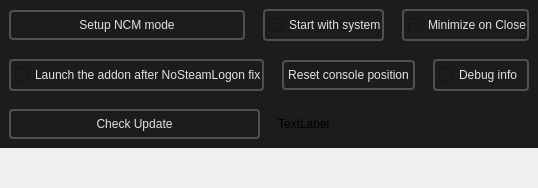
     <widget class="QWidget" name="onter_preferences_tab">
      <attribute name="title">
       <string>Other</string>
      </attribute>
      <layout class="QVBoxLayout" name="verticalLayout_4">
       <property name="spacing">
        <number>0</number>
       </property>
       <property name="leftMargin">
        <number>0</number>
       </property>
       <property name="topMargin">
        <number>0</number>
       </property>
       <property name="rightMargin">
        <number>0</number>
       </property>
       <property name="bottomMargin">
        <number>0</number>
       </property>
       <item>
        <widget class="QFrame" name="frame_11">
         <property name="styleSheet">
          <string notr="true">background-color: #1C1C1C;</string>
         </property>
         <property name="frameShape">
          <enum>QFrame::Shape::NoFrame</enum>
         </property>
         <property name="frameShadow">
          <enum>QFrame::Shadow::Raised</enum>
         </property>
         <layout class="QHBoxLayout" name="horizontalLayout_10">
          <property name="spacing">
           <number>18</number>
          </property>
          <property name="leftMargin">
           <number>9</number>
          </property>
          <property name="topMargin">
           <number>9</number>
          </property>
          <property name="rightMargin">
           <number>9</number>
          </property>
          <property name="bottomMargin">
           <number>9</number>
          </property>
          <item>
           <widget class="QPushButton" name="setup_ncm_mode">
            <property name="styleSheet">
             <string notr="true">    QLabel {
        font-family: Sergo UI;
        color: #9D9D9D;
    }

    /* QPushButton default and hover styles */
    QPushButton {

        font: 600 10pt &quot;Segoe UI&quot;;
	

        border: 2px solid black;
        border-radius: 4px;
        border-color: rgba(80, 80, 80, 255);
        height:22px;
        padding-top: 2px;
        padding-bottom:2px;
        padding-left: 4px;
        padding-right: 4px;
        color: #E3E3E3;
        background-color: #1C1C1C;
    }
    QPushButton:hover {
        background-color: #414956;
        color: white;
    }
    QPushButton:pressed {
        background-color: red;
        background-color: #1C1C1C;
        margin: 1 px;
        margin-left: 2px;
        margin-right: 2px;

    }</string>
            </property>
            <property name="text">
             <string>Setup NCM mode</string>
            </property>
           </widget>
          </item>
          <item>
           <layout class="QHBoxLayout" name="horizontalLayout_19">
            <item>
             <widget class="QCheckBox" name="checkBox_start_with_system">
              <property name="enabled">
               <bool>true</bool>
              </property>
              <property name="minimumSize">
               <size>
                <width>96</width>
                <height>32</height>
               </size>
              </property>
              <property name="layoutDirection">
               <enum>Qt::LayoutDirection::LeftToRight</enum>
              </property>
              <property name="styleSheet">
               <string notr="true">QCheckBox {
    font: 580 10pt &quot;Segoe UI&quot;;
    border: 2px solid black;
    border-radius: 4px;
    border-color: rgba(80, 80, 80, 255);
    height:18px;
    padding-top: 2px;
    padding-bottom:2px;
    color: #E3E3E3;
    background-color: #1C1C1C;
    padding-left: 4px;
}

QCheckBox::indicator:unchecked {
    image: url(://icons/check_box_outline_blank_16dp_9D9D9D_FILL0_wght400_GRAD0_opsz20.svg);
}

QCheckBox::indicator:checked {
    image: url(://icons/select_check_box_16dp_9D9D9D_FILL0_wght400_GRAD0_opsz20.svg);
}

/* -------------------------- */


QCheckBox:hover {
    background-color: #414956;
    color: white;
}</string>
              </property>
              <property name="text">
               <string>Start with system</string>
              </property>
              <property name="tristate">
               <bool>false</bool>
              </property>
             </widget>
            </item>
            <item>
             <widget class="QCheckBox" name="checkBox_close_to_tray">
              <property name="enabled">
               <bool>true</bool>
              </property>
              <property name="minimumSize">
               <size>
                <width>96</width>
                <height>32</height>
               </size>
              </property>
              <property name="layoutDirection">
               <enum>Qt::LayoutDirection::LeftToRight</enum>
              </property>
              <property name="styleSheet">
               <string notr="true">QCheckBox {
    font: 580 10pt &quot;Segoe UI&quot;;
    border: 2px solid black;
    border-radius: 4px;
    border-color: rgba(80, 80, 80, 255);
    height:18px;
    padding-top: 2px;
    padding-bottom:2px;
    color: #E3E3E3;
    background-color: #1C1C1C;
    padding-left: 4px;
}

QCheckBox::indicator:unchecked {
    image: url(://icons/check_box_outline_blank_16dp_9D9D9D_FILL0_wght400_GRAD0_opsz20.svg);
}

QCheckBox::indicator:checked {
    image: url(://icons/select_check_box_16dp_9D9D9D_FILL0_wght400_GRAD0_opsz20.svg);
}

/* -------------------------- */


QCheckBox:hover {
    background-color: #414956;
    color: white;
}</string>
              </property>
              <property name="text">
               <string>Minimize on Close</string>
              </property>
              <property name="tristate">
               <bool>false</bool>
              </property>
             </widget>
            </item>
           </layout>
          </item>
         </layout>
        </widget>
       </item>
       <item>
        <widget class="QFrame" name="frame_17">
         <property name="styleSheet">
          <string notr="true">background-color: #1C1C1C;</string>
         </property>
         <property name="frameShape">
          <enum>QFrame::Shape::NoFrame</enum>
         </property>
         <property name="frameShadow">
          <enum>QFrame::Shadow::Raised</enum>
         </property>
         <layout class="QHBoxLayout" name="horizontalLayout_18">
          <property name="spacing">
           <number>18</number>
          </property>
          <property name="leftMargin">
           <number>9</number>
          </property>
          <property name="topMargin">
           <number>9</number>
          </property>
          <property name="rightMargin">
           <number>9</number>
          </property>
          <property name="bottomMargin">
           <number>9</number>
          </property>
          <item>
           <widget class="QCheckBox" name="launch_addon_after_nosteamlogon_fix">
            <property name="enabled">
             <bool>true</bool>
            </property>
            <property name="minimumSize">
             <size>
              <width>96</width>
              <height>32</height>
             </size>
            </property>
            <property name="layoutDirection">
             <enum>Qt::LayoutDirection::LeftToRight</enum>
            </property>
            <property name="styleSheet">
             <string notr="true">QCheckBox {
    font: 580 10pt &quot;Segoe UI&quot;;
    border: 2px solid black;
    border-radius: 4px;
    border-color: rgba(80, 80, 80, 255);
    height:18px;
    padding-top: 2px;
    padding-bottom:2px;
    color: #E3E3E3;
    background-color: #1C1C1C;
    padding-left: 4px;
}

QCheckBox::indicator:unchecked {
    image: url(://icons/check_box_outline_blank_16dp_9D9D9D_FILL0_wght400_GRAD0_opsz20.svg);
}

QCheckBox::indicator:checked {
    image: url(://icons/select_check_box_16dp_9D9D9D_FILL0_wght400_GRAD0_opsz20.svg);
}

/* -------------------------- */


QCheckBox:hover {
    background-color: #414956;
    color: white;
}</string>
            </property>
            <property name="text">
             <string>Launch the addon after NoSteamLogon fix</string>
            </property>
            <property name="tristate">
             <bool>false</bool>
            </property>
           </widget>
          </item>
          <item>
           <layout class="QHBoxLayout" name="horizontalLayout_12">
            <item>
             <widget class="QPushButton" name="reset_console_button">
              <property name="styleSheet">
               <string notr="true">    QLabel {
        font-family: Sergo UI;
        color: #9D9D9D;
    }

    /* QPushButton default and hover styles */
    QPushButton {

        font: 600 10pt &quot;Segoe UI&quot;;
	

        border: 2px solid black;
        border-radius: 4px;
        border-color: rgba(80, 80, 80, 255);
        height:22px;
        padding-top: 2px;
        padding-bottom:2px;
        padding-left: 4px;
        padding-right: 4px;
        color: #E3E3E3;
        background-color: #1C1C1C;
    }
    QPushButton:hover {
        background-color: #414956;
        color: white;
    }
    QPushButton:pressed {
        background-color: red;
        background-color: #1C1C1C;
        margin: 1 px;
        margin-left: 2px;
        margin-right: 2px;

    }</string>
              </property>
              <property name="text">
               <string>Reset console position</string>
              </property>
             </widget>
            </item>
            <item>
             <widget class="QCheckBox" name="checkBox_debug_info">
              <property name="enabled">
               <bool>true</bool>
              </property>
              <property name="minimumSize">
               <size>
                <width>96</width>
                <height>32</height>
               </size>
              </property>
              <property name="layoutDirection">
               <enum>Qt::LayoutDirection::LeftToRight</enum>
              </property>
              <property name="styleSheet">
               <string notr="true">QCheckBox {
    font: 580 10pt &quot;Segoe UI&quot;;
    border: 2px solid black;
    border-radius: 4px;
    border-color: rgba(80, 80, 80, 255);
    height:18px;
    padding-top: 2px;
    padding-bottom:2px;
    color: #E3E3E3;
    background-color: #1C1C1C;
    padding-left: 4px;
}

QCheckBox::indicator:unchecked {
    image: url(://icons/check_box_outline_blank_16dp_9D9D9D_FILL0_wght400_GRAD0_opsz20.svg);
}

QCheckBox::indicator:checked {
    image: url(://icons/select_check_box_16dp_9D9D9D_FILL0_wght400_GRAD0_opsz20.svg);
}

/* -------------------------- */


QCheckBox:hover {
    background-color: #414956;
    color: white;
}</string>
              </property>
              <property name="text">
               <string>Debug info</string>
              </property>
              <property name="tristate">
               <bool>false</bool>
              </property>
             </widget>
            </item>
           </layout>
          </item>
         </layout>
        </widget>
       </item>
       <item>
        <widget class="QFrame" name="frame_15">
         <property name="styleSheet">
          <string notr="true">background-color: #1C1C1C;</string>
         </property>
         <property name="frameShape">
          <enum>QFrame::Shape::NoFrame</enum>
         </property>
         <property name="frameShadow">
          <enum>QFrame::Shadow::Raised</enum>
         </property>
         <layout class="QHBoxLayout" name="horizontalLayout_17">
          <property name="spacing">
           <number>18</number>
          </property>
          <property name="leftMargin">
           <number>9</number>
          </property>
          <property name="topMargin">
           <number>9</number>
          </property>
          <property name="rightMargin">
           <number>9</number>
          </property>
          <property name="bottomMargin">
           <number>9</number>
          </property>
          <item>
           <widget class="QPushButton" name="check_update_button">
            <property name="styleSheet">
             <string notr="true">    QLabel {
        font-family: Sergo UI;
        color: #9D9D9D;
    }

    /* QPushButton default and hover styles */
    QPushButton {

        font: 600 10pt &quot;Segoe UI&quot;;
	

        border: 2px solid black;
        border-radius: 4px;
        border-color: rgba(80, 80, 80, 255);
        height:22px;
        padding-top: 2px;
        padding-bottom:2px;
        padding-left: 4px;
        padding-right: 4px;
        color: #E3E3E3;
        background-color: #1C1C1C;
    }
    QPushButton:hover {
        background-color: #414956;
        color: white;
    }
    QPushButton:pressed {
        background-color: red;
        background-color: #1C1C1C;
        margin: 1 px;
        margin-left: 2px;
        margin-right: 2px;

    }</string>
            </property>
            <property name="text">
             <string>Check Update</string>
            </property>
           </widget>
          </item>
          <item>
           <widget class="QLabel" name="version_label">
            <property name="text">
             <string>TextLabel</string>
            </property>
           </widget>
          </item>
         </layout>
        </widget>
       </item>
       <item>
        <spacer name="verticalSpacer_3">
         <property name="orientation">
          <enum>Qt::Orientation::Vertical</enum>
         </property>
         <property name="sizeHint" stdset="0">
          <size>
           <width>20</width>
           <height>40</height>
          </size>
         </property>
        </spacer>
       </item>
      </layout>
     </widget>
